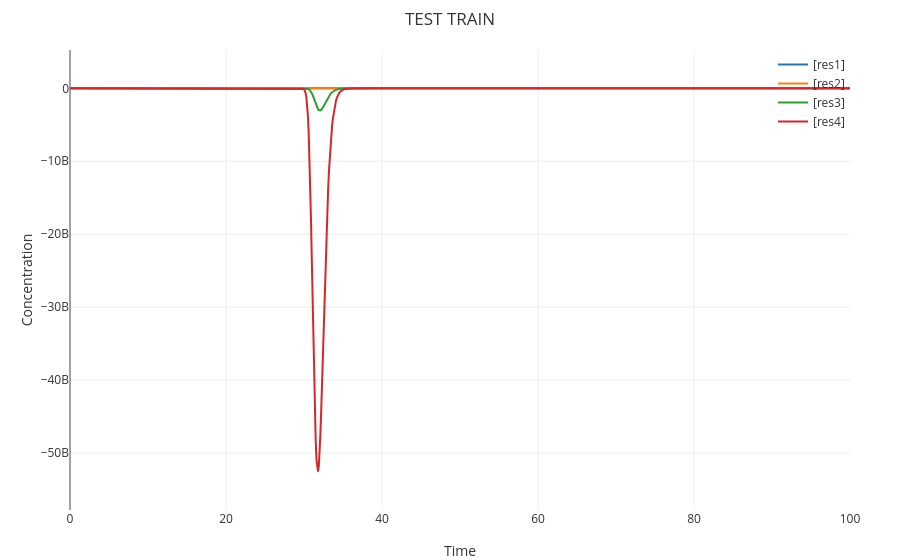

Notebook cell for this chart:
### Code cell
%debug off
%title "TEST TRAIN"
%preserve W0P W0N W1P W1N
directive simulation { 
  final=100; 
  plots=[res1;res2;res3;res4];
}
directive simulator deterministic
directive parameters [ k = 0.003; u = 0.1 ]

directive rates [
  res1 = [R0]-[R1];
  res2 = [LOSS1P]-[LOSS1N];
  res3 = [NW0P]-[NW0N];
  res4 = [NW1P]-[NW1N];
]	

| 1 c1
| 1e-6 c2
| 1e-6 c3
| 1e-6 c4
| 1e-6 c5
| 1e-6 c6
| 1e-6 c7
| 1 c8
//-1  1.2
| 0 XP
| 1 XN
| 1.2 YP
| 0 YN
| 0 R0
| 0 R1
| 1 CB
%invoke FOUR_CLOCK(c1,c2,c3,c4,c5,c6,c7,c8,CB):(c1,c2,c3,c4,c5,c6,c7,c8,CB)
%invoke TEST_FUNC(W0P,W0N,W1P,W1N,XP,XN,c1):(R0,R1,CB)

| 0 LOSS1P
| 0 LOSS1N

%invoke LOSSC(R0,R1,YP,YN,c3):(LOSS1P,LOSS1N,c3)

| 0 NW0P
| 0 NW0N
%invoke WEIGHTC0(W0P,W0N,W1P,W1N,XP,XN,YP,YN,LOSS1P,LOSS1N,c5):(NW0P,NW0N,c5)

| 0 NW1P
| 0 NW1N
%invoke WEIGHTC1(W0P,W0N,W1P,W1N,XP,XN,YP,YN,LOSS1P,LOSS1N,c5):(NW1P,NW1N,c5)

### Figure 1 — Plotly figure (JSON) as saved in the notebook; plotly's stock layout.template omitted (floating-point values rounded to 4 significant figures; data arrays with more than 128 entries replaced by an {"elided": "..."} marker saying what was removed)
{"data": [{"line": {"width": 2}, "mode": "lines", "name": "[res1]", "x": {"elided": "1001 float values"}, "y": {"elided": "1001 float values"}}, {"line": {"width": 2}, "mode": "lines", "name": "[res2]", "x": {"elided": "1001 float values"}, "y": {"elided": "1001 float values"}}, {"line": {"width": 2}, "mode": "lines", "name": "[res3]", "x": {"elided": "1001 float values"}, "y": {"elided": "1001 float values"}}, {"line": {"width": 2}, "mode": "lines", "name": "[res4]", "x": {"elided": "1001 float values"}, "y": {"elided": "1001 float values"}}], "layout": {"font": {"color": "#333"}, "hovermode": "x unified", "legend": {"bgcolor": "rgba(0,0,0,0)", "x": 1, "xanchor": "right", "y": 1, "yanchor": "top"}, "margin": {"b": 50, "l": 70, "r": 50, "t": 50}, "paper_bgcolor": "rgba(0,0,0,0)", "plot_bgcolor": "rgba(0,0,0,0)", "title": "TEST TRAIN", "xaxis": {"range": [0, 100], "showgrid": true, "title": "Time"}, "yaxis": {"range": [-57800000000.0, 5255000000.0], "showgrid": true, "title": "Concentration"}}}
